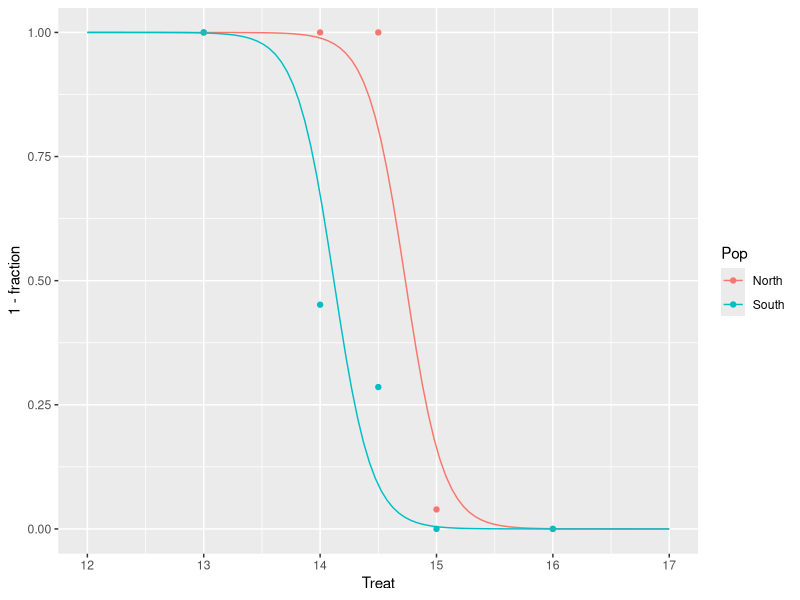

Here is the R script that generated this plot:
# Aphalara photoperiod logistic regression

library(ggplot2)
library(dplyr)
dat <- read.csv("data/Aphalara_diapause_R.csv")

mod0 <- glm(cbind(Diap, Repro) ~ Treat, data = dat, family = binomial(link = "logit"))
mod1 <- glm(cbind(Diap, Repro) ~ Treat + Pop, data = dat, family = binomial(link = "logit"))
mod2 <- glm(cbind(Diap, Repro) ~ Treat * Pop, data = dat, family = binomial(link = "logit"))
AIC(mod0, mod1, mod2)
# fakedat <- data.frame(Pop = c("North", "North", "South", "South"),
#                       Treat = c(12, 17, 12, 17),
#                       Repro = c(0, 1000, 0, 1000),
#                       Diap = c(1000, 0, 1000, 0),
#                       fraction = c(0, 1, 0, 1))
# dat <- rbind(dat, fakedat)

datN <- dat %>% filter(Pop == "North")
modN <- glm(cbind(Diap, Repro) ~ Treat, data = datN, family = binomial(link = "logit"))

predN <- data.frame(Treat = rep(seq(12, 17, length.out = 100), 1), Pop = "North")
predN$pred <- predict(modN, predN, type = "response")             


datS <- dat %>% filter(Pop == "South")
modS <- glm(cbind(Diap, Repro) ~ Treat, data = datS, family = binomial(link = "logit"))
# coefs <- coef(modS)
predS <- data.frame(Treat = rep(seq(12, 17, length.out = 100), 1), Pop = "South")
predS$pred <- predict(modS, predS, type = "response")       
# predS$pred2 <- exp(coefs[1]+coefs[2]*predS$Treat)/(1+exp(coefs[1]+coefs[2]*predS$Treat))

preds <- rbind(predN, predS)


# best model has additive Pop by AIC, not interaction or omitted
mod <- glm(cbind(Diap, Repro) ~ Treat + Pop, data = dat, family = binomial(link = "logit"))
# coefs <- coef(modS)
pred <- data.frame(Treat = rep(seq(12, 17, length.out = 100), 2), Pop = c(rep("South", 100), rep("North", 100)))
pred$pred <- predict(mod, pred, type = "response")      



plt <- ggplot(dat, aes(x = Treat, y = 1 -fraction, group = Pop, color = Pop)) +
  geom_point() +
  geom_line(data = pred, aes(x = Treat, y = pred, group = Pop, color = Pop))
plt
